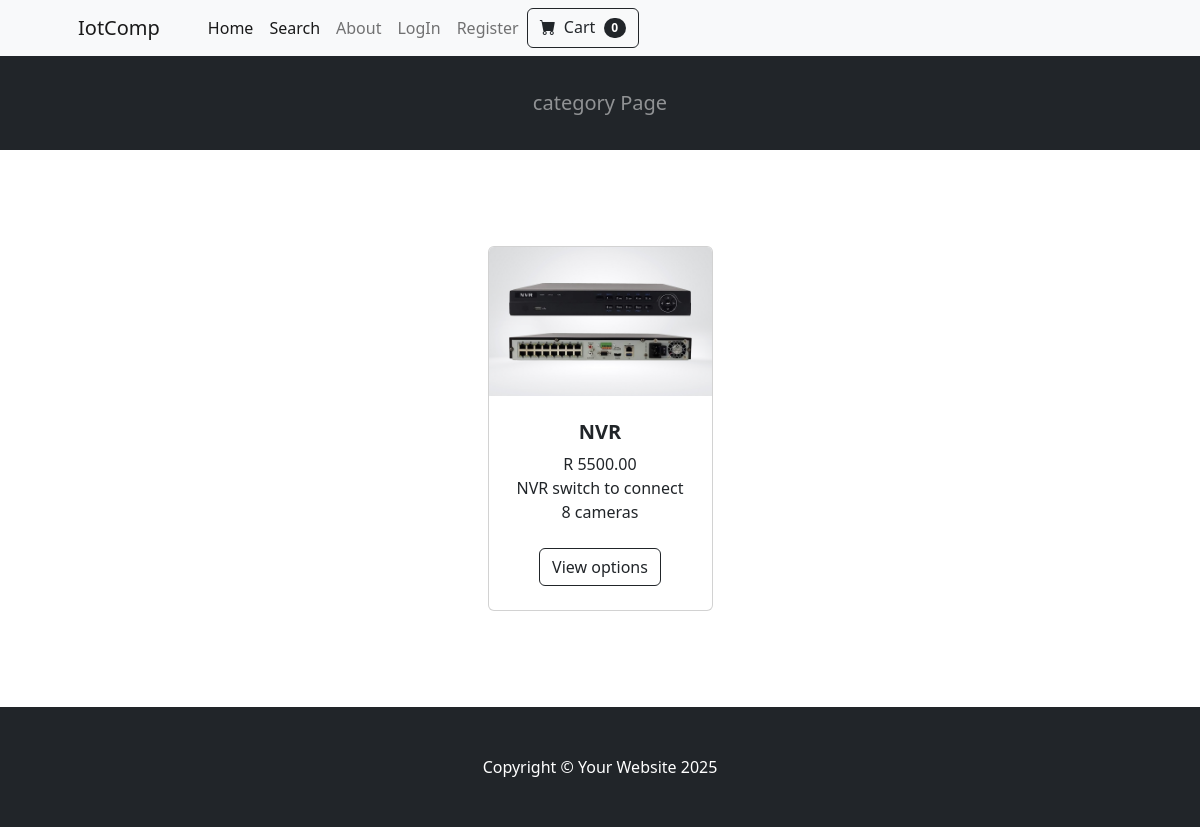
Screenshot of /category/Switch NVR with the database file from the repository.
### store/models.py (models this page shows, shortened)
class Product(models.Model):
    name = models.CharField(max_length=100)
    price = models.DecimalField(default=0, decimal_places=2, max_digits=7)
    category = models.ForeignKey(Category, on_delete=models.CASCADE, default=1)
    description = models.CharField(max_length=250, default='', blank=True, null=True)
    image = models.ImageField(upload_to='uploads/product/')
    is_sale = models.BooleanField(default=False)
    sale_price = models.DecimalField(default=0, decimal_places=2, max_digits=6)

### store/views.py (the view)
# urls.py: path('category/<str:foo>', views.category, name='category'),
def category(request,foo):
    foo = foo.replace('-', '')
    try:
        category = Category.objects.get(name=foo)
        products = Product.objects.filter(category=category)
        return render(request, 'category.html', {'products':products , 'category':category})
    except:
        messages.success(request, ("Something went wrong! Try again.."))
        return redirect('home')

### cart/cart.py (called while the page is built)
    def __len__(self):
        return len(self.cart)

### cart/context_processors.py (called while the page is built)
def cart(request):
    return {'cart': Cart(request)}

### store/templates/category.html (shortened to what this page needs)
{% extends 'base.html' %}
{% load static %}
{% block content %}
        <header class="bg-dark py-3">
            <div class="container px-2 px-lg-3 my-3">
                <div class="text-center text-white">
                    <p class="lead fw-normal font-sans text-white-50 mb-0">category Page</p>
                </div>
            </div>
        </header>
        <section class="py-5">
            <div class="container px-4 px-lg-5 mt-5">
               <div class="row gx-4 gx-lg-5 row-cols-2 row-cols-md-3 row-cols-xl-4 justify-content-center">
                    {% for product in products %}
                        {% if product.is_sale %}
                    <div class="col mb-5">
                        <div class="card h-100">
                            <div class="badge bg-dark text-white position-absolute" style="top: 0.5rem; right: 0.5rem">Sale</div>
                            <img class="card-img-top" src="{{ product.image.url }}" alt="..." />
                            <div class="card-body p-4">
                                <div class="text-center">
                                    <h5 class="fw-bolder">{{ product.name }}</h5>
                                     <div class="d-flex justify-content-center small text-warning mb-2">
                                        <div class="bi-star-fill"></div>
                                        <div class="bi-star-fill"></div>
                                        <div class="bi-star-fill"></div>
                                        <div class="bi-star-fill"></div>
                                        <div class="bi-star-fill"></div>
                                    </div>
                                     <strike>
                                        R {{ product.price }}
                                     </strike>
                                     &nbsp;
                                     R {{ product.sale_price }}
                                    <br/>
                                    {{ product.description }}
                                </div>
                            </div>
                            <div class="card-footer p-4 pt-0 border-top-0 bg-transparent">
                                <div class="text-center"><a class="btn btn-outline-dark mt-auto" href="{% url 'product' product.id %}">View options</a></div>
                            </div>
                        </div>
                    </div>
                    {% else %}
                    <div class="col mb-5">
                        <div class="card h-100">
                            <img class="card-img-top" src="{{ product.image.url }}" alt="..." />
                            <div class="card-body p-4">
                                <div class="text-center">
                                    <h5 class="fw-bolder">{{ product.name }}</h5>
                                     R {{ product.price }}
                                    <br/>
                                    {{ product.description }}
                                </div>
                            </div>
                            <div class="card-footer p-4 pt-0 border-top-0 bg-transparent">
                                <div class="text-center"><a class="btn btn-outline-dark mt-auto" href="{% url 'product' product.id %}">View options</a></div>
                            </div>
                        </div>
                    </div>
                    {% endif %}
                    {% endfor %}
                </div>
            </div>
        </section>
{% endblock %}

### rows the page displays
Product: image (picture), name "NVR", price "5500.00", description "NVR switch to connect 8 cameras"

### other values shown
{{ cart|length }} "0"
